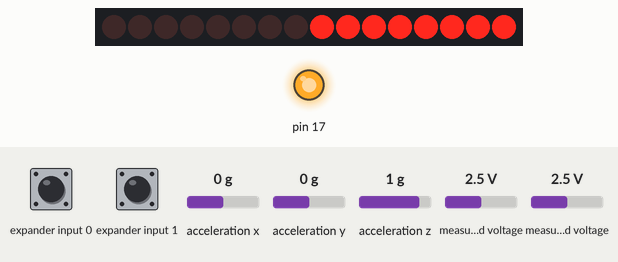
Recording of a sketch running on a simulated Arduino Uno, built with avr-gcc and run on an emulated ATmega328P. Shown: 16 shift-register outputs drawn as a row of LEDs (first output left, lit = HIGH), output pins drawn as LEDs (lit = HIGH). Wiring (inferred from the names in the program): Wii Nunchuk at I2C address 0x52; 2 × shift register (74HC595): data A2; shift clock A0; latch A1. Wiring (inferred from the signals the program sends): row of LEDs: on Q0, Q1, Q2, Q3, Q4, Q5, Q6, Q7, Q8, Q9, Q10, Q11, Q12, Q13, Q14, Q15. The test bench sets the inputs (shaded band); at power-on: measured voltage 2.5 V, expander input 0 HIGH, expander input 1 HIGH, acceleration x 0 g, acceleration y 0 g, acceleration z 1 g. Pins used as bus, display or sensor lines are not drawn.

Above: at 3.0 s.
3.1 s: measured voltage (sensor 200) set to 0.1 V
At 3.88 s:
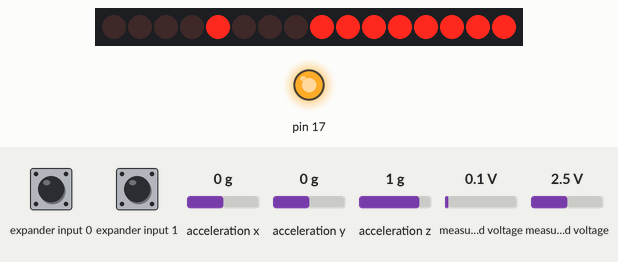
7.5 s: measured voltage (sensor 200) set to 2.5 V
Timing chart, 0 to 11.0 s (numbered marks = the images above; inputs shaded):
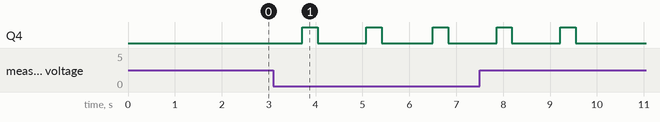

The sketch:

touch_table_v6.ino
```cpp
 /*this code will respond to sensor input to light the corresponding LED on a matrix
for 3 seconds, possibly multiple LEDs at a time.

pin connections- the #define tag will replace all instances of
"latchPin" in your code with A1 (and so on)
*/
#define latchPin A1
#define clockPin A0
#define dataPin A2

#include<String.h>
#include "Wire.h"
#include "WiiChuck.h"

/*
Notes:
Wii Nunchuck Configuration:
Data = pin A4
CLK = pin A5
*/

// variables for what coordinates are being indicated by the WiiChuck
int valColumn;
int valRow;

// variables for a baseline location for the WiiChuck. Compare to this
//"control" to see if there's any movement.
int baseValColumn;
int baseValRow;

//name an array to hold all the led boolean info
byte ledData[8];

//looping variables for recursive functions
int i;
int j;
int x;
int y;

//Nunchck initialization?
WiiChuck chuck = WiiChuck();


//store a static array for led columns to be grounded in the POV cycle - one ground (not a 1) in each array
int ledColumn[] = { 127, 191,223,239,247,251,253,254};
// set a long variable to capture an 8 unit array of milliseconds (one variable for each LED in a column)
unsigned long ledTimes[8][8] ;


void setup() {
  //set pins as output
  pinMode(latchPin, OUTPUT);
  pinMode(clockPin, OUTPUT);
  pinMode(dataPin, OUTPUT);
  int ledData[8];
//assign each of the arrays of LED column times to a specific variable in ledTimes (it becomes a pointer)

 chuck.begin();
 chuck.update();

    // put X in a Column variable
   valColumn = chuck.readJoyX();// reads the value of the potentiometer (value between 0 and 1023)
   valColumn = map(valColumn, 131, -124, 0, 7);      // scale it to a 0-7 range
   valRow = chuck.readJoyY();                 // put Y in a Row variable
   valRow = map(valRow, 123, -132, 0, 7);          //scale it to a 0-7 range

    //remember the "control" values so we can test it next cycle
    baseValColumn = valColumn;
    baseValRow = valRow;
}

void loop() {

// get wiichuck data
//chuck.begin();
chuck.update();

    // put X in a Column variable
valColumn = map(chuck.readJoyX(), 131, -124, 0, 7);
//    valColumn = chuck.readJoyX();// reads the value of the potentiometer (value between 0 and 1023)
//    valColumn = map(valColumn, 131, -124, 0, 7);      // scale it to a 0-7 range
 //   valRow = chuck.readJoyY();                 // put Y in a Row variable
    valRow = map(chuck.readJoyY(), 123, -132, 0, 7);          //scale it to a 0-7 range

    //test if anything has changed
    if (valColumn > baseValColumn || valRow < baseValRow ||valColumn < baseValColumn || valRow > baseValRow)
     {
       ledTimes[valColumn][valRow] = (millis() + 3000);
     }

ledData[0]=0;
ledData[1]=0;
ledData[2]=0;
ledData[3]=0;
ledData[4]=0;
ledData[5]=0;
ledData[6]=0;
ledData[7]=0;
 /*update LED boolean state with current millis info
  */
   for  (x = 0; x<8; x++) //on each column of LEDs....
     {for (y = 0; y<8; y++) //on each LED in that column...
       {if (ledTimes[x][y] >= millis())// check if it is still current
         {
           bitWrite(ledData[x], y, 1);// set that individual bit to on.
         }
         //  else bitWrite(ledData[x], y, 0);// or set it to off
        }
      }
/* start a cycle of actual lighting
 multiplex LEDs
*/
for (i = 0; i<8; i++)
  {
  // setlatch pin low so the LEDs don't change while sending in bits
     digitalWrite(latchPin, LOW);
  // shift out the bits of the ground, then the anode to the 74HC595
     shiftOut(dataPin, clockPin, LSBFIRST, ledColumn[i]);
     shiftOut(dataPin, clockPin, LSBFIRST, ledData[i]);
  //set latch pin high- this sends data to outputs so the LEDs will light up
     digitalWrite(latchPin, HIGH);
     delay (7);
  }
}
```

Measured:
- after the input at 3.1 s, Q4: alternates HIGH for 0.32 s and LOW for 1.1 s, starting after 0.62 s
